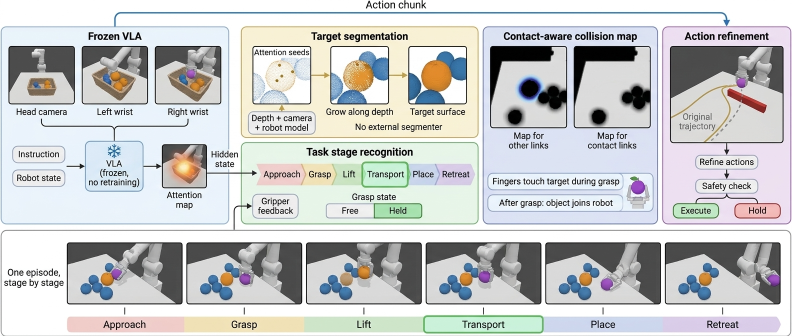
#> input picture Method-Pipeline-Redraw-image-1.png, 1584 x 672 px (shown at 1/2 size)
$ python fig03_realscene_compose.py
#> lines starting #> are read from the running program, lines starting #| are printed output that depends on the picture
"""Fill the Figure Labs layout of the method figure with recorded-scene renders.

The layout (`Method-Pipeline-Redraw-image-1.png`, Figure Labs draft, 1584 x 672) is kept as the
background. Every illustrative image slot is replaced by an existing MuJoCo replay render of a
recorded closed-loop run (read only). Text, chips and arrows of the layout are not changed, except
the in-slot labels of "Attention seeds" and the refinement legend, which are redrawn on top.

Run (CPU only):
    .venv-ag3s/bin/python paper/tools/plotting/fig03_realscene_compose.py
"""
from __future__ import annotations

import hashlib
import json
import pathlib

from PIL import Image, ImageDraw, ImageFont

REPO = pathlib.Path(__file__).resolve().parents[3]
LAYOUT = REPO / "Method-Pipeline-Redraw-image-1.png"
OUT = REPO / "paper/figures/fig03_realscene"
S = 3  # output scale over the 1584 x 672 layout
FONT = "/usr/share/fonts/truetype/dejavu/DejaVuSans.ttf"

P2 = "paper/figures/paperbanana/figure3/assets_v2/panels/"
IFG = "paper/figures/ifg_overview/assets/"
F2 = "paper/figures/paperbanana/figure2/assets/"
LTE = "AG3S/ag3s/docs/figures/core-eval/paper/paper-lte-link-field.png"

# Source pre-crops (source px). The two field panels share one window inside panels (b) and (c) of the
# LTE figure, above the legend of (c), so both show the same region at the same scale.
PRECROP = {"map_other": (496, 139, 657, 310), "map_contact": (880, 139, 1041, 310)}
ZOOM = {"attached": 2.5}

# slot -> (layout box x0, y0, x1, y1 incl. border, source, fit, focus (fx, fy), what it shows)
# Stage labels of the strip follow the physics ground truth of T64 Part B for ep1842
# (frame index -> stage: 0-17 approach, 18-20 grasp, 21-25 lift, 26-27 transport, 28-31 placement, 32+ retreat).
SLOTS = {
    "head":        ((17, 92, 148, 207), P2 + "01a_input_head.png", "cover", (0.50, 0.50), "ep1842 f016 head camera"),
    "left_wrist":  ((164, 92, 294, 207), P2 + "01b_input_left_wrist.png", "cover", (0.50, 0.50), "ep1842 f016 left wrist"),
    "right_wrist": ((310, 92, 441, 207), P2 + "01c_input_right_wrist.png", "cover", (0.55, 0.55), "ep1842 f016 right wrist"),
    "attention":   ((324, 289, 412, 375), IFG + "p_att_2.png", "cover", (0.46, 0.50), "ep1842 f016 right wrist, noun attention (L10 H7)"),
    "seeds":       ((505, 92, 621, 207), P2 + "02_ats_seed_patches.png", "cover", (0.45, 0.55), "ep1842 f016 seed patches"),
    "grow":        ((661, 92, 776, 207), P2 + "03_ats_membership.png", "cover", (0.50, 0.50), "ep1842 f016 graph membership"),
    "surface":     ((817, 92, 932, 207), P2 + "04_ats_target_surface.png", "cover", (0.55, 0.50), "ep1842 f016 target (orange) vs neighbour (blue)"),
    "map_other":   ((980, 92, 1133, 255), LTE, "cover", (0.50, 0.50), "core eval regression 954 k1 req 23, full-scene field (wrist, arm links)"),
    "map_contact": ((1148, 92, 1300, 255), LTE, "cover", (0.50, 0.50), "same request, target-free field (fingers, palm) + contact-link spheres"),
    "attached":    ((1249, 346, 1303, 420), F2 + "v2_role_attached.png", "cover", (0.58, 0.48), "ep1982 chunk 22, attached sphere"),
    "refine":      ((1340, 92, 1565, 285), P2 + "09_ccr_refined_path.png", "cover", (0.50, 0.50), "ep1982 chunk 20, reference vs refined"),
    "s_approach":  ((134, 485, 364, 607), IFG + "p_strip_M1_approach.png", "cover", (0.50, 0.55), "ep1842 f010 (truth: approach)"),
    "s_grasp":     ((373, 485, 603, 607), IFG + "p_strip_M3_grasp.png", "cover", (0.50, 0.50), "ep1842 f020 (truth: grasp)"),
    "s_lift":      ((612, 485, 842, 607), IFG + "p_strip_M4_carry.png", "cover", (0.50, 0.50), "ep1842 f025 (truth: lift)"),
    "s_transport": ((852, 485, 1081, 607), P2 + "08_lte_attached_object.png", "cover", (0.60, 0.58), "ep1842 chunk 26 (truth: transport), attached sphere"),
    "s_place":     ((1091, 485, 1321, 607), IFG + "p_strip_M5_pre_place.png", "cover", (0.50, 0.55), "ep1842 f031 (truth: placement)"),
    "s_retreat":   ((1330, 485, 1560, 607), IFG + "p_strip_M7_retreat.png", "cover", (0.50, 0.55), "ep1842 f037 (truth: retreat)"),
}
BORDER = (58, 58, 58)


def sha(path: pathlib.Path) -> str:
    return hashlib.sha256(path.read_bytes()).hexdigest()


def cover(img: Image.Image, w: int, h: int, focus, zoom: float = 1.0) -> Image.Image:
    sw, sh = img.size
    scale = max(w / sw, h / sh) * zoom
    cw, ch = w / scale, h / scale
    fx, fy = focus
    x0 = min(max(fx * sw - cw / 2, 0), sw - cw)
    y0 = min(max(fy * sh - ch / 2, 0), sh - ch)
    return img.crop((round(x0), round(y0), round(x0 + cw), round(y0 + ch))).resize((w, h), Image.LANCZOS)


def contain(img: Image.Image, w: int, h: int) -> Image.Image:
    sw, sh = img.size
    scale = min(w / sw, h / sh)
    nw, nh = round(sw * scale), round(sh * scale)
    canvas = Image.new("RGB", (w, h), "white")
    canvas.paste(img.resize((nw, nh), Image.LANCZOS), ((w - nw) // 2, (h - nh) // 2))
    return canvas


def swatches(draw, x, y, items, size):
    """Small colour key drawn inside a slot (replaces the cropped-out legend)."""
    font = ImageFont.truetype(FONT, size)
    rows = []
    for col, txt in items:
        rows.append((col, txt, draw.textbbox((0, 0), txt, font=font)))
    wmax = max(b[2] for _c, _t, b in rows)
    lh = round(size * 1.25)
    pad = size // 3
    draw.rounded_rectangle((x - pad, y - pad, x + size + pad + wmax + 2 * pad, y + lh * len(rows) + pad // 2),
                           radius=pad, fill=(255, 255, 255, 220))
    for i, (col, txt, _b) in enumerate(rows):
        yy = y + i * lh
        draw.rectangle((x, yy + size // 6, x + size, yy + size), fill=col)
        draw.text((x + size + pad, yy), txt, font=font, fill=(20, 20, 20))


def label(draw, xy, text, size, fill=(20, 20, 20), bg=(255, 255, 255, 215)):
    font = ImageFont.truetype(FONT, size)
    x, y = xy
    l, t, r, b = draw.textbbox((x, y), text, font=font)
    pad = size // 4
    draw.rounded_rectangle((l - pad, t - pad, r + pad, b + pad), radius=pad, fill=bg)
    draw.text((x, y), text, font=font, fill=fill)
    return r + pad


def main():
    base = Image.open(LAYOUT).convert("RGB")
    W, H = base.size
#> W = 1584; H = 672
    out = base.resize((W * S, H * S), Image.LANCZOS)
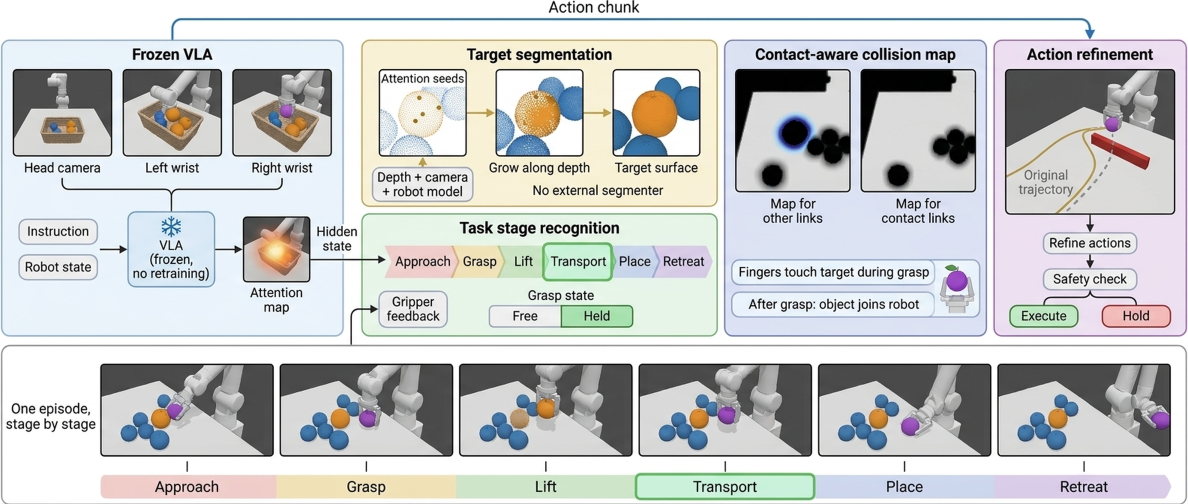
#> out: PIL image 4752x2016 RGB (shown at 1/4 size); mean R, G, B 199.8, 201.5, 201.5

#> (the run stopped early here; a loop or call above may not have finished)

$ run again, with AG3S_CVPR_method_replaced_panels (1).png copied over Method-Pipeline-Redraw-image-1.png
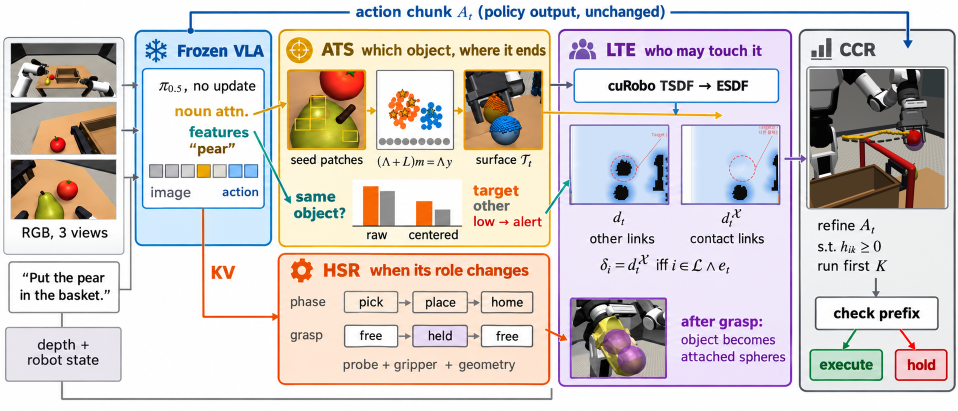
#> input picture AG3S_CVPR_method_replaced_panels (1).png, 1916 x 821 px (shown at 1/2 size)
#> in main, base is the input picture: PIL image 1916x821 RGB; mean R, G, B 213.8, 206.6, 204
#> in main, `out = base.resize((W * S, H * S), Image.LANCZOS)`:
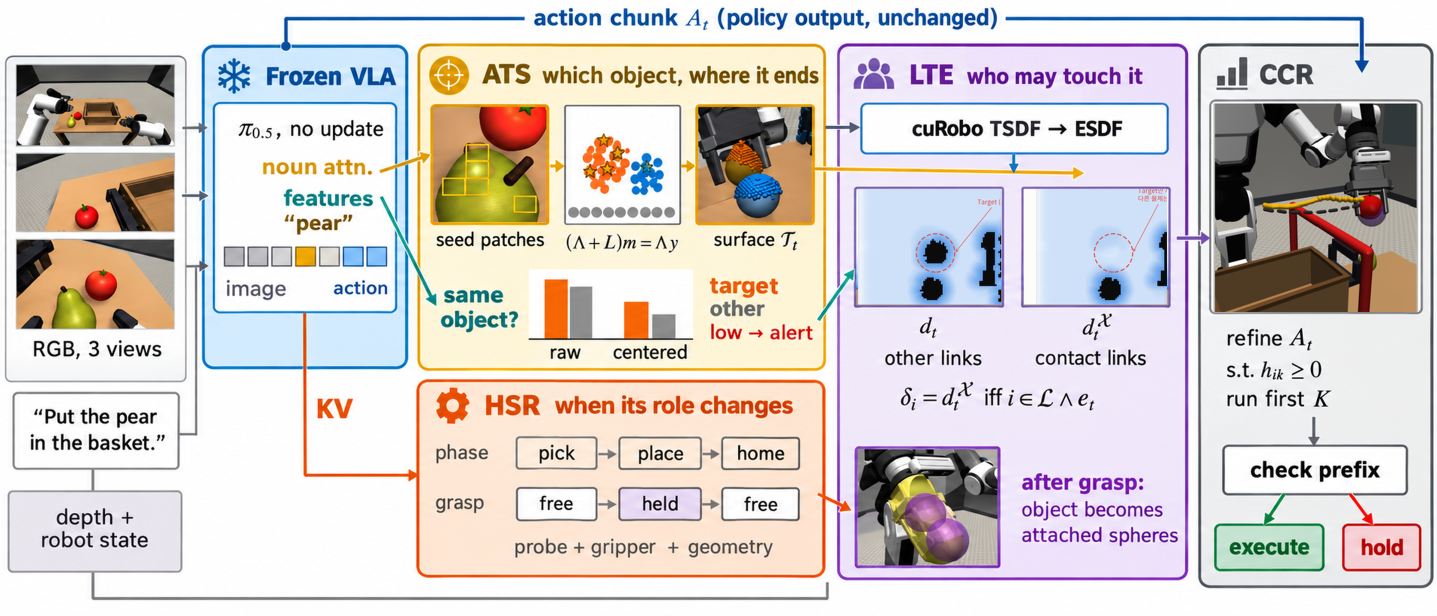
#> out: PIL image 5748x2463 RGB (shown at 1/4 size); mean R, G, B 213.8, 206.5, 204
